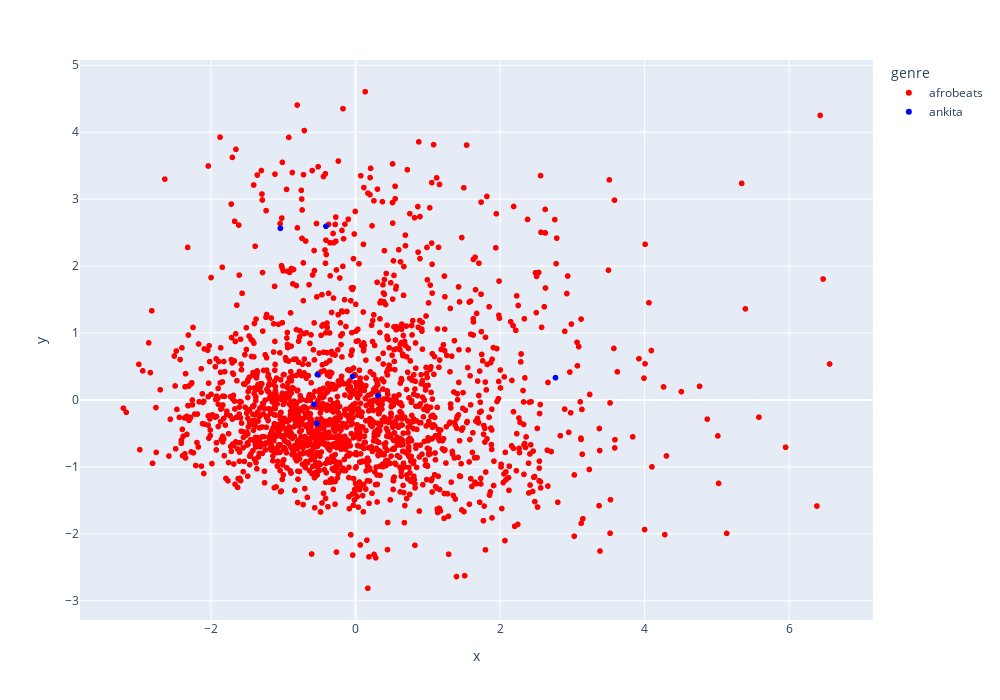

Write notebook code for a chart like this one.
### Markdown cell above
#### Using Plotly to display the data interactively

### Code cell
fig = px.scatter(pca_df_1, x='x', y='y',color='genre',
                 color_discrete_sequence=['red','blue'],
                 hover_name='track_name',width=1000, height=700)
fig.show()

### Figure 1 — Plotly figure (JSON) as saved in the notebook; plotly's stock layout.template omitted (floating-point values rounded to 4 significant figures; data arrays with more than 128 entries replaced by an {"elided": "..."} marker saying what was removed)
{"data": [{"hovertemplate": "<b>%{hovertext}</b><br><br>genre=afrobeats<br>x=%{x}<br>y=%{y}<extra></extra>", "hovertext": {"elided": "1874 str values"}, "legendgroup": "afrobeats", "marker": {"color": "red", "symbol": "circle"}, "mode": "markers", "name": "afrobeats", "showlegend": true, "type": "scattergl", "x": {"elided": "1874 float values"}, "xaxis": "x", "y": {"elided": "1874 float values"}, "yaxis": "y"}, {"hovertemplate": "<b>%{hovertext}</b><br><br>genre=ankita<br>x=%{x}<br>y=%{y}<extra></extra>", "hovertext": ["Haan Main Galat (From \"Love Aaj Kal\")", "Badal Pe Paon Hai", "Ziddi Dil", "Dangal", "Pray For Me (with Kendrick Lamar)", "Blinding Lights", "RAINY NIGHT IN TALLINN", "Zinda"], "legendgroup": "ankita", "marker": {"color": "blue", "symbol": "circle"}, "mode": "markers", "name": "ankita", "showlegend": true, "type": "scattergl", "x": [-0.527, 0.3101, -0.5716, -1.04, -0.5354, -0.409, 2.767, -0.04101], "xaxis": "x", "y": [0.379, 0.0655, -0.06468, 2.565, -0.3518, 2.595, 0.3324, 0.3518], "yaxis": "y"}], "layout": {"height": 700, "legend": {"title": {"text": "genre"}, "tracegroupgap": 0}, "margin": {"t": 60}, "width": 1000, "xaxis": {"anchor": "y", "autorange": true, "domain": [0, 1], "range": [-3.813, 7.16], "title": {"text": "x"}, "type": "linear"}, "yaxis": {"anchor": "x", "autorange": true, "domain": [0, 1], "range": [-3.288, 5.079], "title": {"text": "y"}, "type": "linear"}}}
